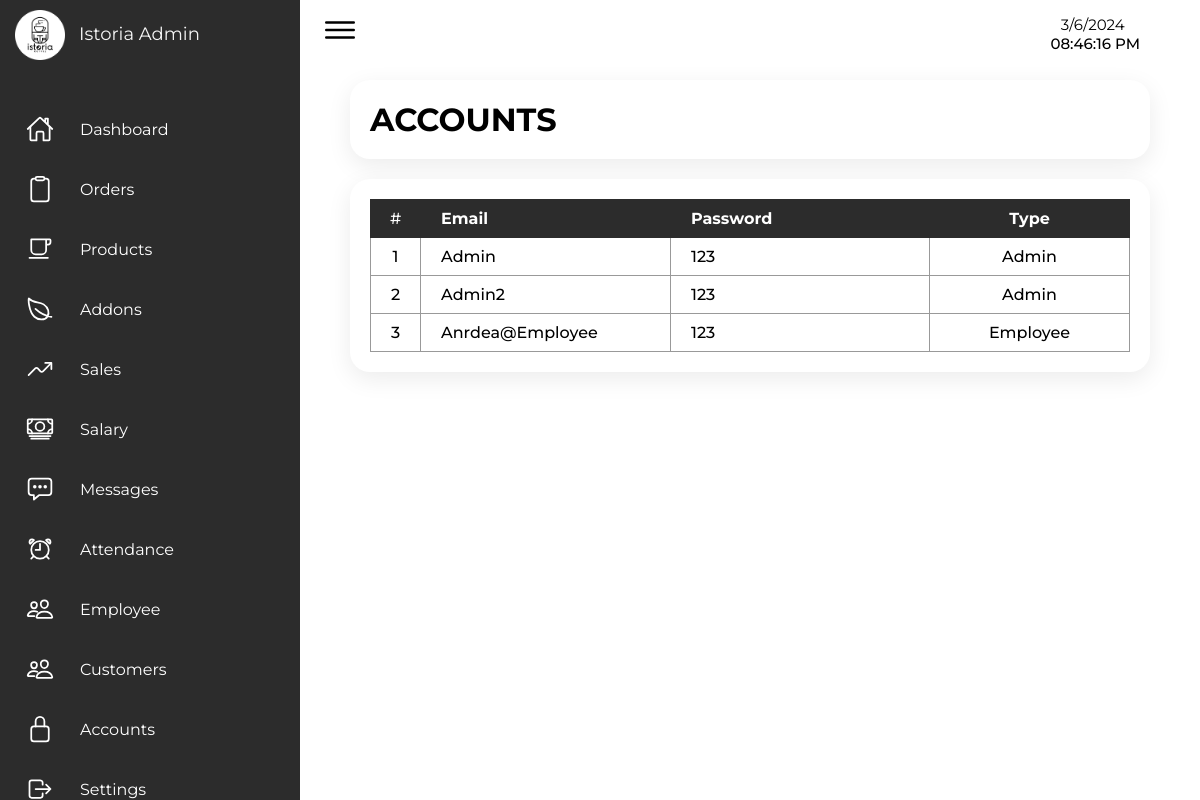
Before: /Admin/admin_accounts.php (signed in) with the older database file.
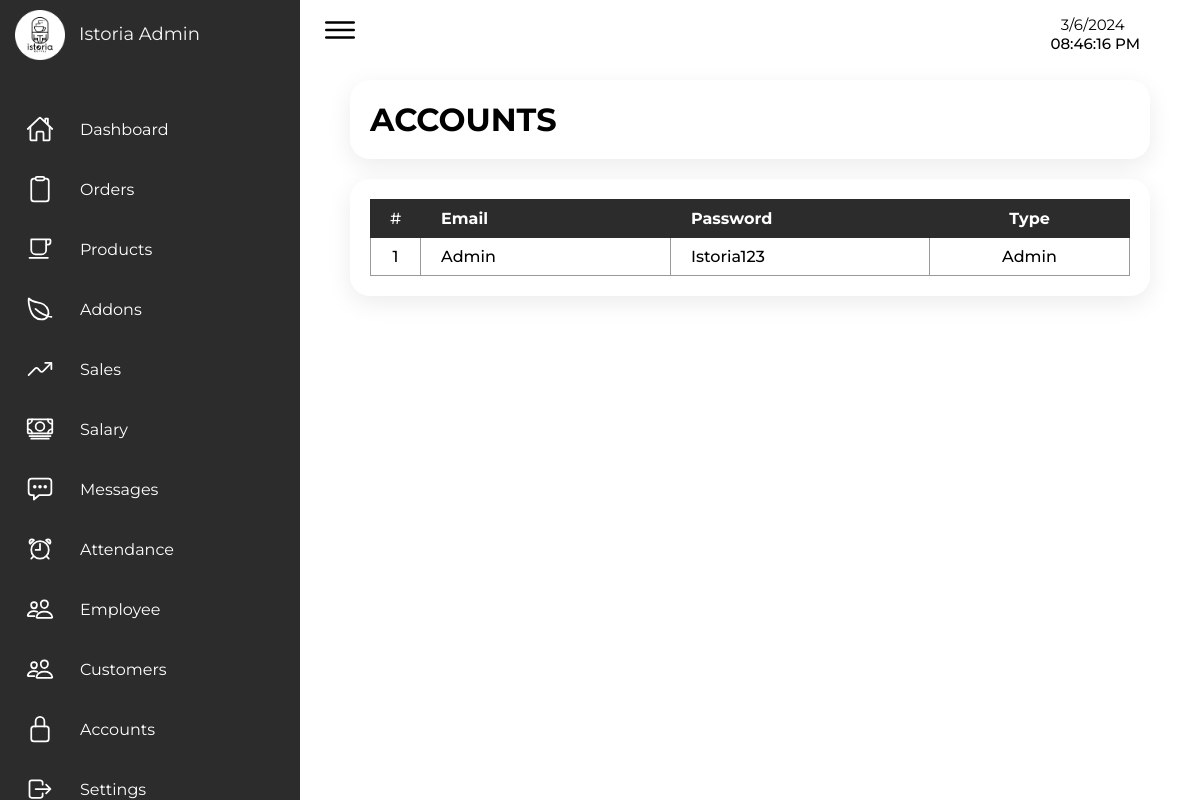
After: the same page with the newer database file.
### tables this page shows
CREATE TABLE `user` (
  `id` int(255) NOT NULL,
  `type` varchar(255) NOT NULL DEFAULT 'user',
  `email` varchar(255) NOT NULL,
  `password` varchar(255) NOT NULL
);

### Admin/admin_accounts.php (the view, shortened to what this page needs)
<?php
  include '../connection.php';
?>
<!DOCTYPE html>
<html lang="en">
  <head>
    <link rel="stylesheet" href="../Src/Styles/style_admin.css" />
  </head>
  <body>
    <div class="container">
    <?php include 'sidenav.php' ?>
      <div class="main">
        <div class="topbar">
          <div class="toggle">
            <ion-icon name="menu-outline"></ion-icon>
          </div>
          <?php include 'time.php' ?>
        </div>
        <div class="container-box">
          <h1>ACCOUNTS</h1>
        </div>
        <div class="container-box">
          <table class="accounts-table">
            <thead>
              <tr>
                <th>#</th>
                <th>Email</th>
                <th>Password</th>
                <th>Type</th>
              </tr>
            </thead>
            <tbody>
            <?php $select_user = mysqli_query($conn, "SELECT * FROM `user` WHERE type = 'employee' OR type = 'admin' ORDER BY type ASC ") or die ('query failed');
                $count = 0;
                if(mysqli_num_rows($select_user )>0){
                    while($fetch_user = mysqli_fetch_assoc($select_user )){
                      $count++;
                ?>
                <tr>
                  <td><?php echo $count ?></td>
                  <td><?php echo $fetch_user['email']; ?></td>
                  <td><?php echo $fetch_user['password']; ?></td>
                  <td><?php echo $fetch_user['type']; ?></td>
                </tr>
                  <?php
                    }
                      }
                        ?>
            </tbody>
          </table>
        </div>
      </div>
    </div>
  </body>
</html>

Changed rows visible on the page:
removed user: email "Admin2", password "123", type "Admin"
removed user: email "Anrdea@employee", password "123", type "Employee"
changed user "Admin": password "123" → "Istoria123"
